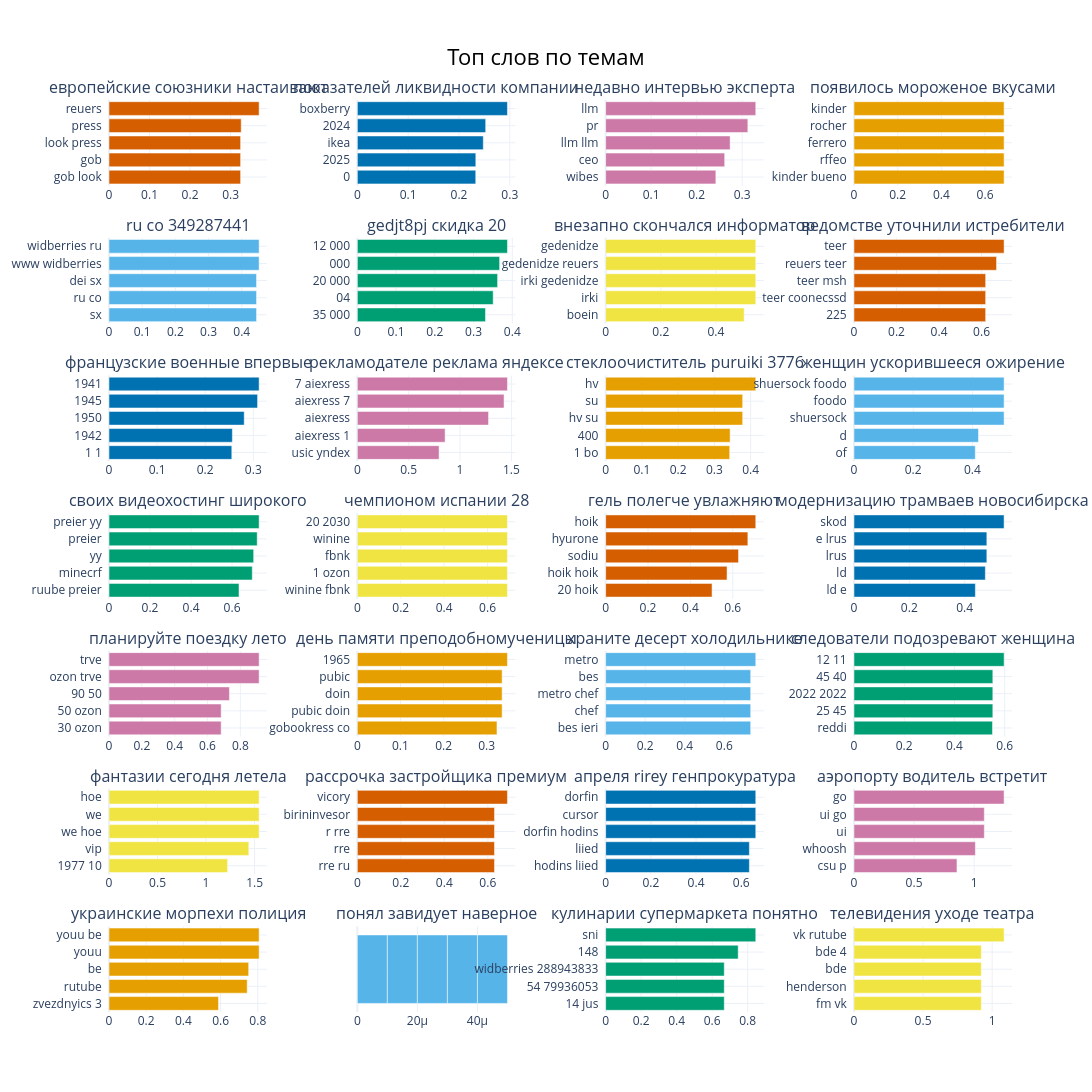

Write notebook code for a chart like this one.
### Code cell
topic_model.visualize_barchart(top_n_topics=30, n_words=5, title='Топ слов по темам', width=400, height=250, custom_labels=True)

### Figure 1 — Plotly figure (JSON) as saved in the notebook; plotly's stock layout.template omitted (floating-point values rounded to 4 significant figures)
{"data": [{"marker": {"color": "#D55E00"}, "orientation": "h", "type": "bar", "x": [0.3247, 0.3247, 0.3247, 0.3262, 0.3704], "xaxis": "x", "y": ["gob look  ", "gob  ", "look press  ", "press  ", "reuers  "], "yaxis": "y"}, {"marker": {"color": "#0072B2"}, "orientation": "h", "type": "bar", "x": [0.2329, 0.2331, 0.2478, 0.2525, 0.2953], "xaxis": "x2", "y": ["0  ", "2025  ", "ikea  ", "2024  ", "boxberry  "], "yaxis": "y2"}, {"marker": {"color": "#CC79A7"}, "orientation": "h", "type": "bar", "x": [0.2423, 0.2616, 0.2736, 0.3126, 0.33], "xaxis": "x3", "y": ["wibes  ", "ceo  ", "llm llm  ", "pr  ", "llm  "], "yaxis": "y3"}, {"marker": {"color": "#E69F00"}, "orientation": "h", "type": "bar", "x": [0.6871, 0.6871, 0.6871, 0.6871, 0.6871], "xaxis": "x4", "y": ["kinder bueno  ", "rffeo  ", "ferrero  ", "rocher  ", "kinder  "], "yaxis": "y4"}, {"marker": {"color": "#56B4E9"}, "orientation": "h", "type": "bar", "x": [0.4446, 0.4446, 0.4446, 0.4524, 0.4524], "xaxis": "x5", "y": ["sx  ", "ru co  ", "dei sx  ", "www widberries  ", "widberries ru  "], "yaxis": "y5"}, {"marker": {"color": "#009E73"}, "orientation": "h", "type": "bar", "x": [0.3308, 0.3507, 0.3621, 0.3673, 0.3875], "xaxis": "x6", "y": ["35 000  ", "04  ", "20 000  ", "000  ", "12 000  "], "yaxis": "y6"}, {"marker": {"color": "#F0E442"}, "orientation": "h", "type": "bar", "x": [0.5022, 0.5443, 0.5443, 0.5443, 0.5443], "xaxis": "x7", "y": ["boein  ", "irki  ", "irki gedenidze  ", "gedenidze reuers  ", "gedenidze  "], "yaxis": "y7"}, {"marker": {"color": "#D55E00"}, "orientation": "h", "type": "bar", "x": [0.6192, 0.6192, 0.6192, 0.6704, 0.7059], "xaxis": "x8", "y": ["225  ", "teer coonecssd  ", "teer msh  ", "reuers teer  ", "teer  "], "yaxis": "y8"}, {"marker": {"color": "#0072B2"}, "orientation": "h", "type": "bar", "x": [0.2553, 0.2564, 0.2811, 0.3088, 0.3121], "xaxis": "x9", "y": ["1 1  ", "1942  ", "1950  ", "1945  ", "1941  "], "yaxis": "y9"}, {"marker": {"color": "#CC79A7"}, "orientation": "h", "type": "bar", "x": [0.796, 0.8546, 1.277, 1.428, 1.462], "xaxis": "x10", "y": ["usic yndex  ", "aiexress 1  ", "aiexress  ", "aiexress 7  ", "7 aiexress  "], "yaxis": "y10"}, {"marker": {"color": "#E69F00"}, "orientation": "h", "type": "bar", "x": [0.3422, 0.3434, 0.378, 0.378, 0.4142], "xaxis": "x11", "y": ["1 bo  ", "400  ", "hv su  ", "su  ", "hv  "], "yaxis": "y11"}, {"marker": {"color": "#56B4E9"}, "orientation": "h", "type": "bar", "x": [0.4095, 0.4203, 0.5068, 0.5068, 0.5068], "xaxis": "x12", "y": ["of  ", "d  ", "shuersock  ", "foodo  ", "shuersock foodo  "], "yaxis": "y12"}, {"marker": {"color": "#009E73"}, "orientation": "h", "type": "bar", "x": [0.6339, 0.6986, 0.7054, 0.7227, 0.732], "xaxis": "x13", "y": ["ruube preier  ", "minecrf  ", "yy  ", "preier  ", "preier yy  "], "yaxis": "y13"}, {"marker": {"color": "#F0E442"}, "orientation": "h", "type": "bar", "x": [0.6918, 0.6918, 0.6918, 0.6918, 0.6918], "xaxis": "x14", "y": ["winine fbnk  ", "1 ozon  ", "fbnk  ", "winine  ", "20 2030  "], "yaxis": "y14"}, {"marker": {"color": "#D55E00"}, "orientation": "h", "type": "bar", "x": [0.5023, 0.573, 0.6271, 0.6712, 0.7086], "xaxis": "x15", "y": ["20 hoik  ", "hoik hoik  ", "sodiu  ", "hyurone  ", "hoik  "], "yaxis": "y15"}, {"marker": {"color": "#0072B2"}, "orientation": "h", "type": "bar", "x": [0.4388, 0.4748, 0.4802, 0.4802, 0.5426], "xaxis": "x16", "y": ["ld e  ", "ld  ", "lrus  ", "e lrus  ", "skod  "], "yaxis": "y16"}, {"marker": {"color": "#CC79A7"}, "orientation": "h", "type": "bar", "x": [0.6831, 0.6831, 0.7334, 0.9144, 0.9144], "xaxis": "x17", "y": ["30 ozon  ", "50 ozon  ", "90 50  ", "ozon trve  ", "trve  "], "yaxis": "y17"}, {"marker": {"color": "#E69F00"}, "orientation": "h", "type": "bar", "x": [0.3238, 0.3357, 0.3357, 0.3357, 0.3481], "xaxis": "x18", "y": ["gobookress co  ", "pubic doin  ", "doin  ", "pubic  ", "1965  "], "yaxis": "y18"}, {"marker": {"color": "#56B4E9"}, "orientation": "h", "type": "bar", "x": [0.7334, 0.7334, 0.7334, 0.7334, 0.7592], "xaxis": "x19", "y": ["bes ieri  ", "chef  ", "metro chef  ", "bes  ", "metro  "], "yaxis": "y19"}, {"marker": {"color": "#009E73"}, "orientation": "h", "type": "bar", "x": [0.5515, 0.5529, 0.5529, 0.5529, 0.5978], "xaxis": "x20", "y": ["reddi  ", "25 45  ", "2022 2022  ", "45 40  ", "12 11  "], "yaxis": "y20"}, {"marker": {"color": "#F0E442"}, "orientation": "h", "type": "bar", "x": [1.222, 1.441, 1.547, 1.547, 1.547], "xaxis": "x21", "y": ["1977 10  ", "vip  ", "we hoe  ", "we  ", "hoe  "], "yaxis": "y21"}, {"marker": {"color": "#D55E00"}, "orientation": "h", "type": "bar", "x": [0.6307, 0.6307, 0.6307, 0.6307, 0.6903], "xaxis": "x22", "y": ["rre ru  ", "rre  ", "r rre  ", "birininvesor  ", "vicory  "], "yaxis": "y22"}, {"marker": {"color": "#0072B2"}, "orientation": "h", "type": "bar", "x": [0.6361, 0.6361, 0.6644, 0.6644, 0.6644], "xaxis": "x23", "y": ["hodins liied  ", "liied  ", "dorfin hodins  ", "cursor  ", "dorfin  "], "yaxis": "y23"}, {"marker": {"color": "#CC79A7"}, "orientation": "h", "type": "bar", "x": [0.8569, 1.01, 1.084, 1.084, 1.249], "xaxis": "x24", "y": ["csu p  ", "whoosh  ", "ui  ", "ui go  ", "go  "], "yaxis": "y24"}, {"marker": {"color": "#E69F00"}, "orientation": "h", "type": "bar", "x": [0.5887, 0.743, 0.7509, 0.8072, 0.8072], "xaxis": "x25", "y": ["zvezdnyics 3  ", "rutube  ", "be  ", "youu  ", "youu be  "], "yaxis": "y25"}, {"marker": {"color": "#56B4E9"}, "orientation": "h", "type": "bar", "x": [1e-05, 1e-05, 1e-05, 1e-05, 1e-05], "xaxis": "x26", "y": ["  ", "  ", "  ", "  ", "  "], "yaxis": "y26"}, {"marker": {"color": "#009E73"}, "orientation": "h", "type": "bar", "x": [0.6683, 0.6683, 0.6683, 0.7467, 0.8458], "xaxis": "x27", "y": ["14 jus  ", "54 79936053  ", "widberries 288943833  ", "148  ", "sni  "], "yaxis": "y27"}, {"marker": {"color": "#F0E442"}, "orientation": "h", "type": "bar", "x": [0.9217, 0.9217, 0.9217, 0.9217, 1.086], "xaxis": "x28", "y": ["fm vk  ", "henderson  ", "bde  ", "bde 4  ", "vk rutube  "], "yaxis": "y28"}], "layout": {"annotations": [{"font": {"size": 16}, "showarrow": false, "text": "европейские союзники настаивают", "x": 0.0875, "xanchor": "center", "xref": "paper", "y": 1, "yanchor": "bottom", "yref": "paper"}, {"font": {"size": 16}, "showarrow": false, "text": "показателей ликвидности компании", "x": 0.3625, "xanchor": "center", "xref": "paper", "y": 1, "yanchor": "bottom", "yref": "paper"}, {"font": {"size": 16}, "showarrow": false, "text": "недавно интервью эксперта", "x": 0.6375, "xanchor": "center", "xref": "paper", "y": 1, "yanchor": "bottom", "yref": "paper"}, {"font": {"size": 16}, "showarrow": false, "text": "появилось мороженое вкусами", "x": 0.9125, "xanchor": "center", "xref": "paper", "y": 1, "yanchor": "bottom", "yref": "paper"}, {"font": {"size": 16}, "showarrow": false, "text": "ru co 349287441", "x": 0.0875, "xanchor": "center", "xref": "paper", "y": 0.849, "yanchor": "bottom", "yref": "paper"}, {"font": {"size": 16}, "showarrow": false, "text": "gedjt8pj скидка 20", "x": 0.3625, "xanchor": "center", "xref": "paper", "y": 0.849, "yanchor": "bottom", "yref": "paper"}, {"font": {"size": 16}, "showarrow": false, "text": "внезапно скончался информатор", "x": 0.6375, "xanchor": "center", "xref": "paper", "y": 0.849, "yanchor": "bottom", "yref": "paper"}, {"font": {"size": 16}, "showarrow": false, "text": "ведомстве уточнили истребители", "x": 0.9125, "xanchor": "center", "xref": "paper", "y": 0.849, "yanchor": "bottom", "yref": "paper"}, {"font": {"size": 16}, "showarrow": false, "text": "французские военные впервые", "x": 0.0875, "xanchor": "center", "xref": "paper", "y": 0.698, "yanchor": "bottom", "yref": "paper"}, {"font": {"size": 16}, "showarrow": false, "text": "рекламодателе реклама яндексе", "x": 0.3625, "xanchor": "center", "xref": "paper", "y": 0.698, "yanchor": "bottom", "yref": "paper"}, {"font": {"size": 16}, "showarrow": false, "text": "стеклоочиститель puruiki 3776", "x": 0.6375, "xanchor": "center", "xref": "paper", "y": 0.698, "yanchor": "bottom", "yref": "paper"}, {"font": {"size": 16}, "showarrow": false, "text": "женщин ускорившееся ожирение", "x": 0.9125, "xanchor": "center", "xref": "paper", "y": 0.698, "yanchor": "bottom", "yref": "paper"}, {"font": {"size": 16}, "showarrow": false, "text": "своих видеохостинг широкого", "x": 0.0875, "xanchor": "center", "xref": "paper", "y": 0.5469, "yanchor": "bottom", "yref": "paper"}, {"font": {"size": 16}, "showarrow": false, "text": "чемпионом испании 28", "x": 0.3625, "xanchor": "center", "xref": "paper", "y": 0.5469, "yanchor": "bottom", "yref": "paper"}, {"font": {"size": 16}, "showarrow": false, "text": "гель полегче увлажняют", "x": 0.6375, "xanchor": "center", "xref": "paper", "y": 0.5469, "yanchor": "bottom", "yref": "paper"}, {"font": {"size": 16}, "showarrow": false, "text": "модернизацию трамваев новосибирска", "x": 0.9125, "xanchor": "center", "xref": "paper", "y": 0.5469, "yanchor": "bottom", "yref": "paper"}, {"font": {"size": 16}, "showarrow": false, "text": "планируйте поездку лето", "x": 0.0875, "xanchor": "center", "xref": "paper", "y": 0.3959, "yanchor": "bottom", "yref": "paper"}, {"font": {"size": 16}, "showarrow": false, "text": "день памяти преподобномученицы", "x": 0.3625, "xanchor": "center", "xref": "paper", "y": 0.3959, "yanchor": "bottom", "yref": "paper"}, {"font": {"size": 16}, "showarrow": false, "text": "храните десерт холодильнике", "x": 0.6375, "xanchor": "center", "xref": "paper", "y": 0.3959, "yanchor": "bottom", "yref": "paper"}, {"font": {"size": 16}, "showarrow": false, "text": "следователи подозревают женщина", "x": 0.9125, "xanchor": "center", "xref": "paper", "y": 0.3959, "yanchor": "bottom", "yref": "paper"}, {"font": {"size": 16}, "showarrow": false, "text": "фантазии сегодня летела", "x": 0.0875, "xanchor": "center", "xref": "paper", "y": 0.2449, "yanchor": "bottom", "yref": "paper"}, {"font": {"size": 16}, "showarrow": false, "text": "рассрочка застройщика премиум", "x": 0.3625, "xanchor": "center", "xref": "paper", "y": 0.2449, "yanchor": "bottom", "yref": "paper"}, {"font": {"size": 16}, "showarrow": false, "text": "апреля rirey генпрокуратура", "x": 0.6375, "xanchor": "center", "xref": "paper", "y": 0.2449, "yanchor": "bottom", "yref": "paper"}, {"font": {"size": 16}, "showarrow": false, "text": "аэропорту водитель встретит", "x": 0.9125, "xanchor": "center", "xref": "paper", "y": 0.2449, "yanchor": "bottom", "yref": "paper"}, {"font": {"size": 16}, "showarrow": false, "text": "украинские морпехи полиция", "x": 0.0875, "xanchor": "center", "xref": "paper", "y": 0.09388, "yanchor": "bottom", "yref": "paper"}, {"font": {"size": 16}, "showarrow": false, "text": "понял завидует наверное", "x": 0.3625, "xanchor": "center", "xref": "paper", "y": 0.09388, "yanchor": "bottom", "yref": "paper"}, {"font": {"size": 16}, "showarrow": false, "text": "кулинарии супермаркета понятно", "x": 0.6375, "xanchor": "center", "xref": "paper", "y": 0.09388, "yanchor": "bottom", "yref": "paper"}, {"font": {"size": 16}, "showarrow": false, "text": "телевидения уходе театра", "x": 0.9125, "xanchor": "center", "xref": "paper", "y": 0.09388, "yanchor": "bottom", "yref": "paper"}], "height": 1750, "hoverlabel": {"bgcolor": "white", "font": {"family": "Rockwell", "size": 16}}, "showlegend": false, "title": {"font": {"color": "Black", "size": 22}, "text": "Топ слов по темам", "x": 0.5, "xanchor": "center", "yanchor": "top"}, "width": 1600, "xaxis": {"anchor": "y", "domain": [0, 0.175], "showgrid": true}, "xaxis10": {"anchor": "y10", "domain": [0.275, 0.45], "showgrid": true}, "xaxis11": {"anchor": "y11", "domain": [0.55, 0.725], "showgrid": true}, "xaxis12": {"anchor": "y12", "domain": [0.825, 1], "showgrid": true}, "xaxis13": {"anchor": "y13", "domain": [0, 0.175], "showgrid": true}, "xaxis14": {"anchor": "y14", "domain": [0.275, 0.45], "showgrid": true}, "xaxis15": {"anchor": "y15", "domain": [0.55, 0.725], "showgrid": true}, "xaxis16": {"anchor": "y16", "domain": [0.825, 1], "showgrid": true}, "xaxis17": {"anchor": "y17", "domain": [0, 0.175], "showgrid": true}, "xaxis18": {"anchor": "y18", "domain": [0.275, 0.45], "showgrid": true}, "xaxis19": {"anchor": "y19", "domain": [0.55, 0.725], "showgrid": true}, "xaxis2": {"anchor": "y2", "domain": [0.275, 0.45], "showgrid": true}, "xaxis20": {"anchor": "y20", "domain": [0.825, 1], "showgrid": true}, "xaxis21": {"anchor": "y21", "domain": [0, 0.175], "showgrid": true}, "xaxis22": {"anchor": "y22", "domain": [0.275, 0.45], "showgrid": true}, "xaxis23": {"anchor": "y23", "domain": [0.55, 0.725], "showgrid": true}, "xaxis24": {"anchor": "y24", "domain": [0.825, 1], "showgrid": true}, "xaxis25": {"anchor": "y25", "domain": [0, 0.175], "showgrid": true}, "xaxis26": {"anchor": "y26", "domain": [0.275, 0.45], "showgrid": true}, "xaxis27": {"anchor": "y27", "domain": [0.55, 0.725], "showgrid": true}, "xaxis28": {"anchor": "y28", "domain": [0.825, 1], "showgrid": true}, "xaxis3": {"anchor": "y3", "domain": [0.55, 0.725], "showgrid": true}, "xaxis4": {"anchor": "y4", "domain": [0.825, 1], "showgrid": true}, "xaxis5": {"anchor": "y5", "domain": [0, 0.175], "showgrid": true}, "xaxis6": {"anchor": "y6", "domain": [0.275, 0.45], "showgrid": true}, "xaxis7": {"anchor": "y7", "domain": [0.55, 0.725], "showgrid": true}, "xaxis8": {"anchor": "y8", "domain": [0.825, 1], "showgrid": true}, "xaxis9": {"anchor": "y9", "domain": [0, 0.175], "showgrid": true}, "yaxis": {"anchor": "x", "domain": [0.9061, 1], "showgrid": true}, "yaxis10": {"anchor": "x10", "domain": [0.6041, 0.698], "showgrid": true}, "yaxis11": {"anchor": "x11", "domain": [0.6041, 0.698], "showgrid": true}, "yaxis12": {"anchor": "x12", "domain": [0.6041, 0.698], "showgrid": true}, "yaxis13": {"anchor": "x13", "domain": [0.4531, 0.5469], "showgrid": true}, "yaxis14": {"anchor": "x14", "domain": [0.4531, 0.5469], "showgrid": true}, "yaxis15": {"anchor": "x15", "domain": [0.4531, 0.5469], "showgrid": true}, "yaxis16": {"anchor": "x16", "domain": [0.4531, 0.5469], "showgrid": true}, "yaxis17": {"anchor": "x17", "domain": [0.302, 0.3959], "showgrid": true}, "yaxis18": {"anchor": "x18", "domain": [0.302, 0.3959], "showgrid": true}, "yaxis19": {"anchor": "x19", "domain": [0.302, 0.3959], "showgrid": true}, "yaxis2": {"anchor": "x2", "domain": [0.9061, 1], "showgrid": true}, "yaxis20": {"anchor": "x20", "domain": [0.302, 0.3959], "showgrid": true}, "yaxis21": {"anchor": "x21", "domain": [0.151, 0.2449], "showgrid": true}, "yaxis22": {"anchor": "x22", "domain": [0.151, 0.2449], "showgrid": true}, "yaxis23": {"anchor": "x23", "domain": [0.151, 0.2449], "showgrid": true}, "yaxis24": {"anchor": "x24", "domain": [0.151, 0.2449], "showgrid": true}, "yaxis25": {"anchor": "x25", "domain": [0, 0.09388], "showgrid": true}, "yaxis26": {"anchor": "x26", "domain": [0, 0.09388], "showgrid": true}, "yaxis27": {"anchor": "x27", "domain": [0, 0.09388], "showgrid": true}, "yaxis28": {"anchor": "x28", "domain": [0, 0.09388], "showgrid": true}, "yaxis3": {"anchor": "x3", "domain": [0.9061, 1], "showgrid": true}, "yaxis4": {"anchor": "x4", "domain": [0.9061, 1], "showgrid": true}, "yaxis5": {"anchor": "x5", "domain": [0.7551, 0.849], "showgrid": true}, "yaxis6": {"anchor": "x6", "domain": [0.7551, 0.849], "showgrid": true}, "yaxis7": {"anchor": "x7", "domain": [0.7551, 0.849], "showgrid": true}, "yaxis8": {"anchor": "x8", "domain": [0.7551, 0.849], "showgrid": true}, "yaxis9": {"anchor": "x9", "domain": [0.6041, 0.698], "showgrid": true}}}
